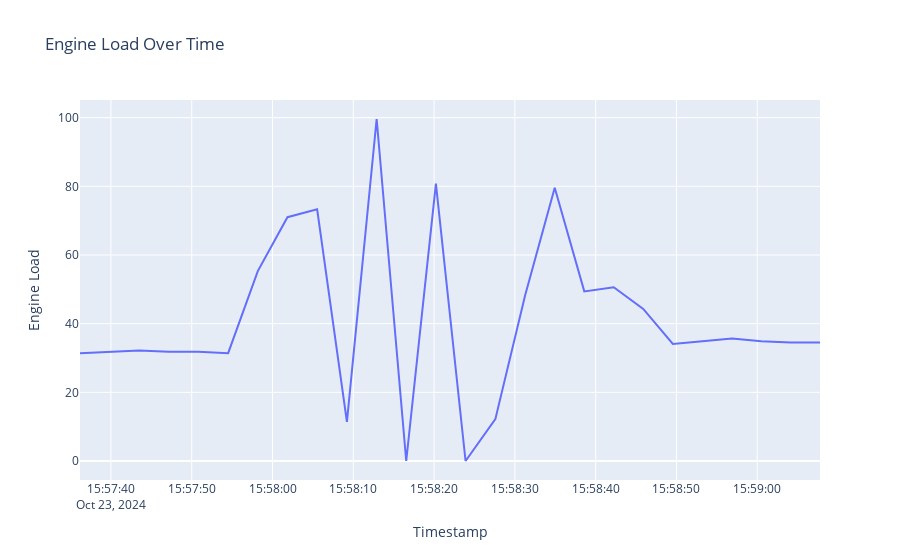

The cell this chart's notebook holds for it:
### Code cell
loadFig = go.Figure()
loadFig.add_trace(go.Scatter(x=df['timestamp'], y=df['Engine Load'], mode='lines', name='Engine Load vs. Timestamp'))
loadFig.update_layout(title='Engine Load Over Time', xaxis_title='Timestamp', yaxis_title='Engine Load')
loadFig.show()

### Figure 1 — Plotly figure (JSON) as saved in the notebook; plotly's stock layout.template omitted (floating-point values rounded to 4 significant figures)
{"data": [{"mode": "lines", "name": "Engine Load vs. Timestamp", "type": "scatter", "x": ["2024-10-23T15:57:36.173000", "2024-10-23T15:57:39.834000", "2024-10-23T15:57:43.500000", "2024-10-23T15:57:47.154000", "2024-10-23T15:57:50.826000", "2024-10-23T15:57:54.511000", "2024-10-23T15:57:58.181000", "2024-10-23T15:58:01.851000", "2024-10-23T15:58:05.527000", "2024-10-23T15:58:09.212000", "2024-10-23T15:58:12.892000", "2024-10-23T15:58:16.553000", "2024-10-23T15:58:20.227000", "2024-10-23T15:58:23.898000", "2024-10-23T15:58:27.583000", "2024-10-23T15:58:31.265000", "2024-10-23T15:58:34.932000", "2024-10-23T15:58:38.592000", "2024-10-23T15:58:42.238000", "2024-10-23T15:58:45.889000", "2024-10-23T15:58:49.553000", "2024-10-23T15:58:53.212000", "2024-10-23T15:58:56.872000", "2024-10-23T15:59:00.512000", "2024-10-23T15:59:04.128000", "2024-10-23T15:59:07.768000"], "y": [31.4, 31.8, 32.2, 31.8, 31.8, 31.4, 55.3, 71, 73.3, 11.4, 99.6, 0, 80.8, 0, 12.2, 48.2, 79.6, 49.4, 50.6, 44.3, 34.1, 34.9, 35.7, 34.9, 34.5, 34.5]}], "layout": {"autosize": true, "title": {"text": "Engine Load Over Time"}, "xaxis": {"autorange": true, "range": ["2024-10-23 15:57:36.173", "2024-10-23 15:59:07.768"], "title": {"text": "Timestamp"}, "type": "date"}, "yaxis": {"autorange": true, "range": [-5.533, 105.1], "title": {"text": "Engine Load"}, "type": "linear"}}}
